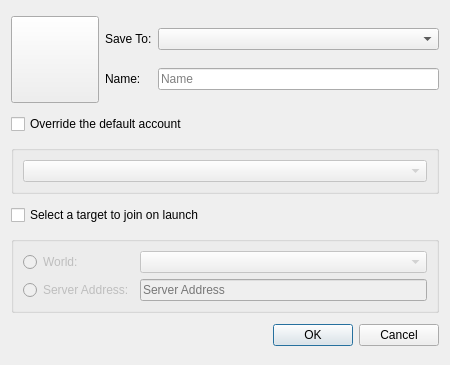
<?xml version="1.0" encoding="UTF-8"?>
<ui version="4.0">
 <class>CreateShortcutDialog</class>
 <widget class="QDialog" name="CreateShortcutDialog">
  <property name="windowModality">
   <enum>Qt::WindowModality::ApplicationModal</enum>
  </property>
  <property name="geometry">
   <rect>
    <x>0</x>
    <y>0</y>
    <width>450</width>
    <height>365</height>
   </rect>
  </property>
  <property name="windowTitle">
   <string>Create Instance Shortcut</string>
  </property>
  <property name="modal">
   <bool>true</bool>
  </property>
  <layout class="QVBoxLayout" name="verticalLayout">
   <item>
    <layout class="QHBoxLayout" name="iconBtnLayout">
     <item>
      <widget class="QToolButton" name="iconButton">
       <property name="icon">
        <iconset>
         <normaloff>:/icons/instances/grass</normaloff>:/icons/instances/grass</iconset>
       </property>
       <property name="iconSize">
        <size>
         <width>80</width>
         <height>80</height>
        </size>
       </property>
      </widget>
     </item>
     <item>
      <layout class="QGridLayout" name="iconBtnGridLayout">
       <item row="0" column="0">
        <widget class="QLabel" name="saveToLabel">
         <property name="text">
          <string>Save To:</string>
         </property>
        </widget>
       </item>
       <item row="0" column="1">
        <widget class="QComboBox" name="saveTargetSelectionBox">
         <property name="sizePolicy">
          <sizepolicy hsizetype="Expanding" vsizetype="Fixed">
           <horstretch>0</horstretch>
           <verstretch>0</verstretch>
          </sizepolicy>
         </property>
        </widget>
       </item>
       <item row="1" column="0">
        <widget class="QLabel" name="nameLabel">
         <property name="text">
          <string>Name:</string>
         </property>
        </widget>
       </item>
       <item row="1" column="1">
        <widget class="QLineEdit" name="instNameTextBox">
         <property name="placeholderText">
          <string>Name</string>
         </property>
        </widget>
       </item>
      </layout>
     </item>
    </layout>
   </item>
   <item>
    <widget class="QCheckBox" name="overrideAccountCheckbox">
     <property name="toolTip">
      <string>Use a different account than the default specified.</string>
     </property>
     <property name="text">
      <string>Override the default account</string>
     </property>
    </widget>
   </item>
   <item>
    <widget class="QGroupBox" name="accountOptionsGroup">
     <property name="enabled">
      <bool>false</bool>
     </property>
     <property name="sizePolicy">
      <sizepolicy hsizetype="Preferred" vsizetype="Fixed">
       <horstretch>0</horstretch>
       <verstretch>0</verstretch>
      </sizepolicy>
     </property>
     <layout class="QVBoxLayout" name="accountOptionsLayout">
      <item>
       <widget class="QComboBox" name="accountSelectionBox">
        <property name="sizePolicy">
         <sizepolicy hsizetype="Expanding" vsizetype="Fixed">
          <horstretch>0</horstretch>
          <verstretch>0</verstretch>
         </sizepolicy>
        </property>
       </widget>
      </item>
     </layout>
    </widget>
   </item>
   <item>
    <widget class="QCheckBox" name="targetCheckbox">
     <property name="toolTip">
      <string>Specify a world or server to automatically join on launch.</string>
     </property>
     <property name="text">
      <string>Select a target to join on launch</string>
     </property>
    </widget>
   </item>
   <item>
    <widget class="QGroupBox" name="targetOptionsGroup">
     <property name="enabled">
      <bool>false</bool>
     </property>
     <property name="sizePolicy">
      <sizepolicy hsizetype="Preferred" vsizetype="Fixed">
       <horstretch>0</horstretch>
       <verstretch>0</verstretch>
      </sizepolicy>
     </property>
     <layout class="QGridLayout" name="targetOptionsGridLayout">
      <item row="0" column="0">
       <widget class="QRadioButton" name="worldTarget">
        <property name="text">
         <string>World:</string>
        </property>
        <attribute name="buttonGroup">
         <string notr="true">targetBtnGroup</string>
        </attribute>
       </widget>
      </item>
      <item row="0" column="1">
       <widget class="QComboBox" name="worldSelectionBox">
        <property name="sizePolicy">
         <sizepolicy hsizetype="Expanding" vsizetype="Fixed">
          <horstretch>0</horstretch>
          <verstretch>0</verstretch>
         </sizepolicy>
        </property>
       </widget>
      </item>
      <item row="1" column="0">
       <widget class="QRadioButton" name="serverTarget">
        <property name="text">
         <string>Server Address:</string>
        </property>
        <attribute name="buttonGroup">
         <string notr="true">targetBtnGroup</string>
        </attribute>
       </widget>
      </item>
      <item row="1" column="1">
       <widget class="QLineEdit" name="serverAddressTextBox">
        <property name="placeholderText">
         <string>Server Address</string>
        </property>
       </widget>
      </item>
     </layout>
    </widget>
   </item>
   <item>
    <widget class="QDialogButtonBox" name="buttonBox">
     <property name="orientation">
      <enum>Qt::Orientation::Horizontal</enum>
     </property>
     <property name="standardButtons">
      <set>QDialogButtonBox::StandardButton::Cancel|QDialogButtonBox::StandardButton::Ok</set>
     </property>
    </widget>
   </item>
  </layout>
 </widget>
 <tabstops>
  <tabstop>iconButton</tabstop>
 </tabstops>
 <resources/>
 <connections>
  <connection>
   <sender>buttonBox</sender>
   <signal>accepted()</signal>
   <receiver>CreateShortcutDialog</receiver>
   <slot>accept()</slot>
   <hints>
    <hint type="sourcelabel">
     <x>20</x>
     <y>20</y>
    </hint>
    <hint type="destinationlabel">
     <x>20</x>
     <y>20</y>
    </hint>
   </hints>
  </connection>
  <connection>
   <sender>buttonBox</sender>
   <signal>rejected()</signal>
   <receiver>CreateShortcutDialog</receiver>
   <slot>reject()</slot>
   <hints>
    <hint type="sourcelabel">
     <x>20</x>
     <y>20</y>
    </hint>
    <hint type="destinationlabel">
     <x>20</x>
     <y>20</y>
    </hint>
   </hints>
  </connection>
 </connections>
 <buttongroups>
  <buttongroup name="targetBtnGroup"/>
 </buttongroups>
</ui>
